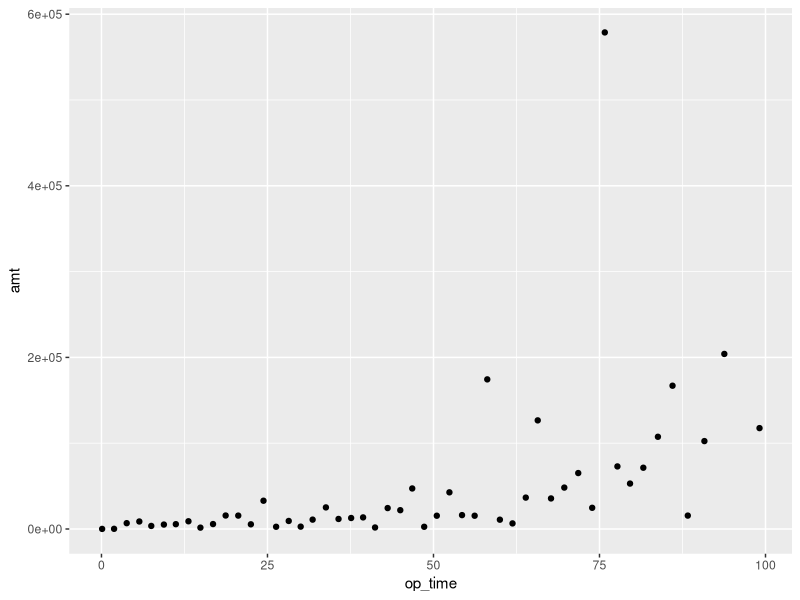
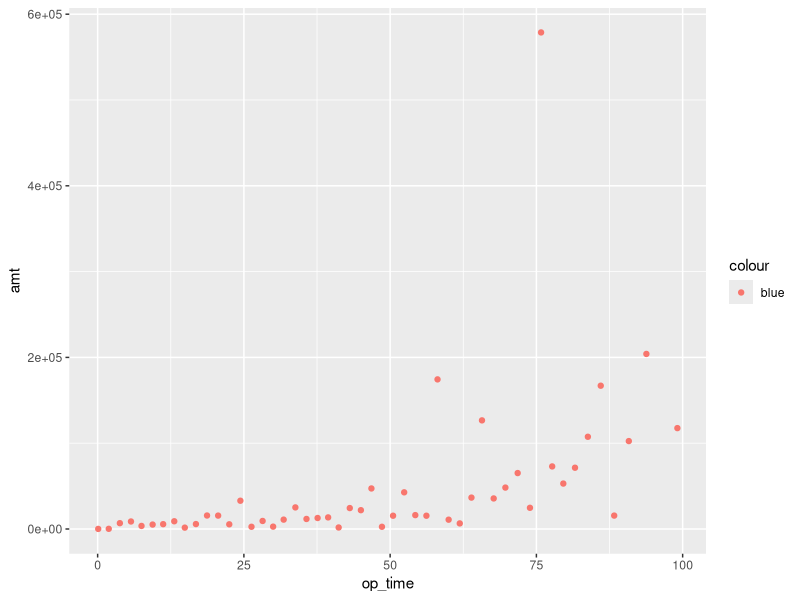
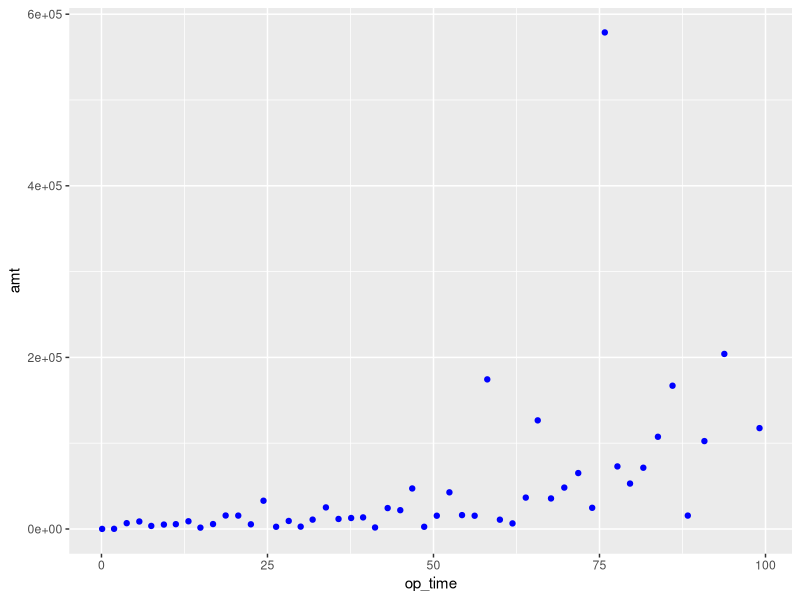
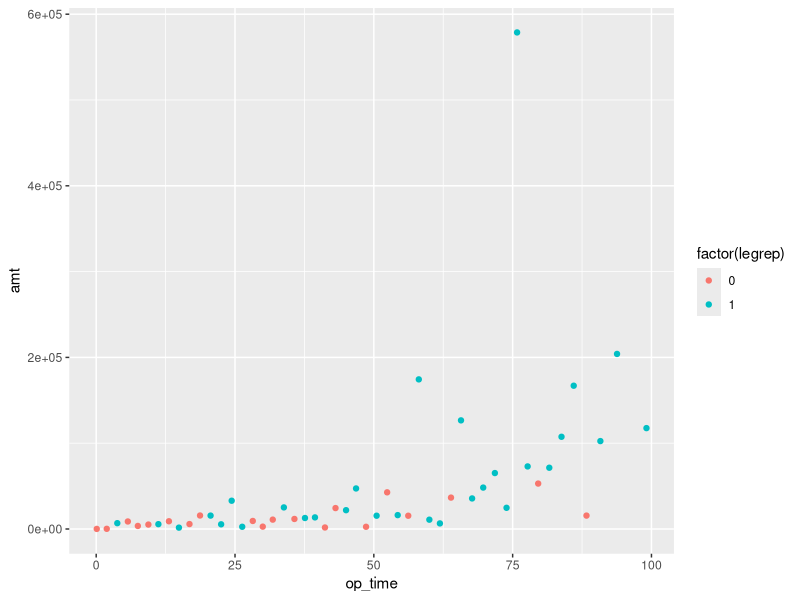
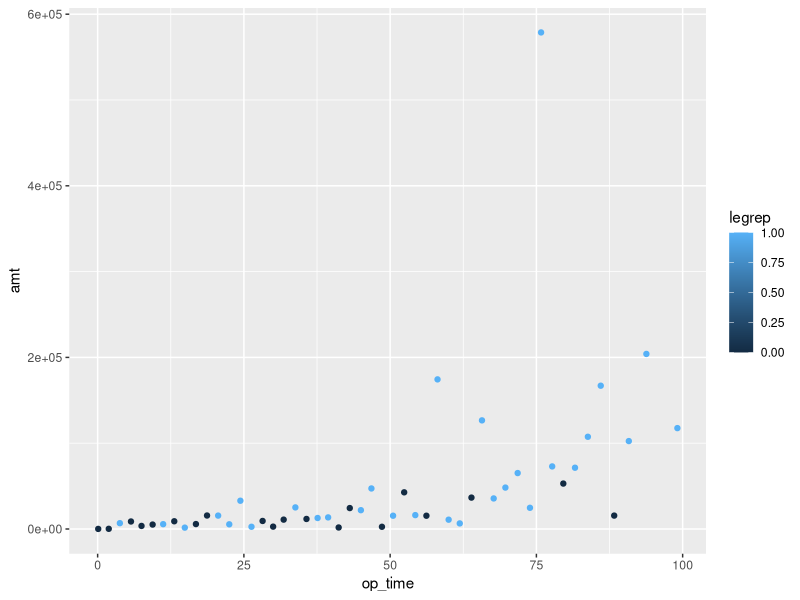
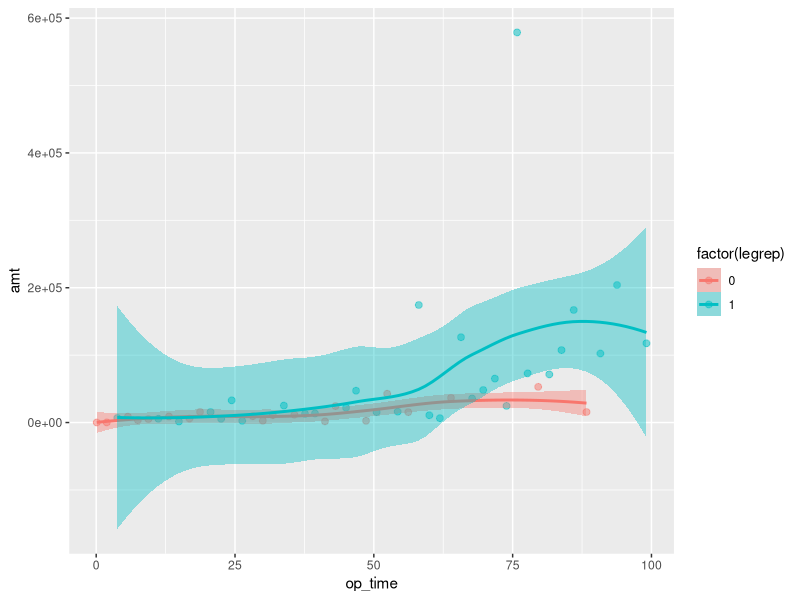
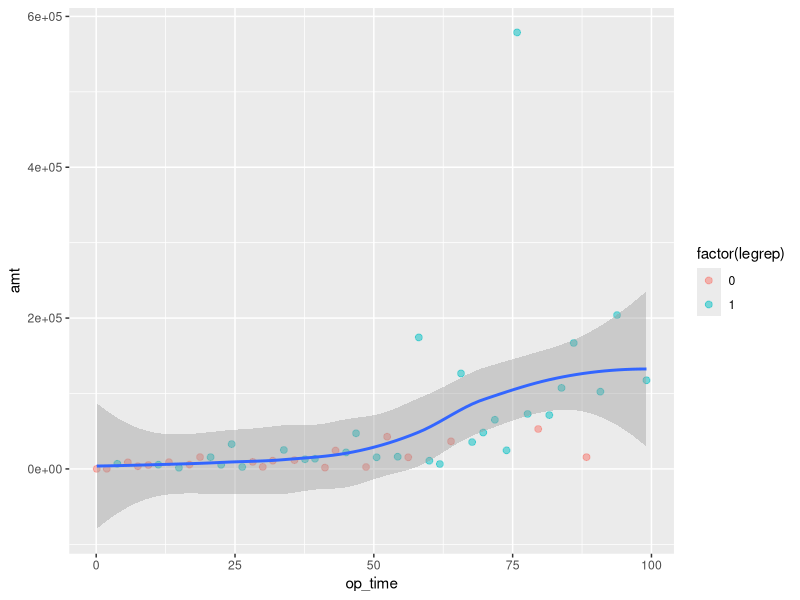
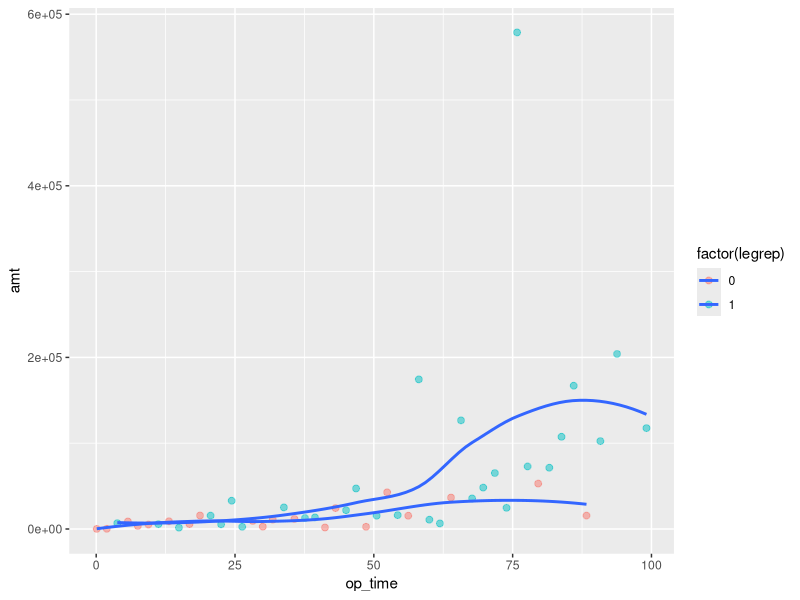

Write R code to recreate these figures, in order.
## ---- chunk 1
# CHUNK 1
# Uncomment the next line the first time you use ggplot2
#install.packages("ggplot2")
library(ggplot2)
## ---- chunk 2
# CHUNK 2
persinj <- read.csv("persinj.csv")
# Take out a subset of 50 observations from the full data
persinj50 <- persinj[seq(1, nrow(persinj), length = 50), ]
## ---- chunk 3
# CHUNK 3
ggplot(data = persinj50, mapping = aes(x = op_time, y = amt)) +
  geom_point()
## ---- chunk 4
# CHUNK 4
# It is OK to suppress the names of the data and mapping arguments
# so long as they are supplied in order
ggplot(persinj50, aes(x = op_time, y = amt, color = "blue")) +
  geom_point()
## ---- chunk 5
# CHUNK 5
ggplot(persinj50, aes(x = op_time, y = amt)) +
  geom_point(color = "blue")
## ---- chunk 6
# CHUNK 6
ggplot(persinj50, aes(x = op_time, y = amt, color = factor(legrep))) +
  geom_point()
## ---- chunk 7
# CHUNK 7
ggplot(persinj50, aes(x = op_time, y = amt, color = legrep)) +
  geom_point()
## ---- chunk 8
# CHUNK 8
ggplot(persinj50, aes(x = op_time, y = amt,
                      color = factor(legrep), fill = factor(legrep))) +
  geom_point(size = 2, alpha = 0.5) +
  geom_smooth()
## ---- chunk 9
# CHUNK 9
ggplot(persinj50, aes(x = op_time, y = amt)) +
  geom_point(aes(color = factor(legrep)), size = 2, alpha = 0.5) +
  geom_smooth()
## ---- chunk 10
# CHUNK 10
ggplot(persinj50, aes(x = op_time, y = amt, fill = factor(legrep))) +
  geom_point(aes(color = factor(legrep)), size = 2, alpha = 0.5) +
  geom_smooth(se = FALSE)
## ---- chunk 11
# CHUNK 11
ggplot(persinj50, aes(x = op_time, y = amt)) +
  geom_point(aes(color = factor(legrep)), size = 2, alpha = 0.5) +
  geom_smooth(aes(fill = factor(legrep)))
## ---- chunk 12
# CHUNK 12
ggplot(persinj50, aes(x = op_time, y = amt)) +
  geom_point(size = 2, alpha = 0.5) +
  geom_smooth() +
  facet_wrap(~ legrep)  # Try to add scales = "free" to see what happens
## ---- chunk 13
# CHUNK 13
ggplot(persinj50, aes(x = op_time,
                      y = amt,
                      color = factor(legrep),
                      fill = factor(legrep))) +
  geom_point(size = 2, alpha = 0.5) +
  geom_smooth() +
  labs(title = "Personal Injury Dataset",
       x = "Operational Time",
       y = "Claim Amount") +
  coord_cartesian(ylim = c(-200000, 300000))
